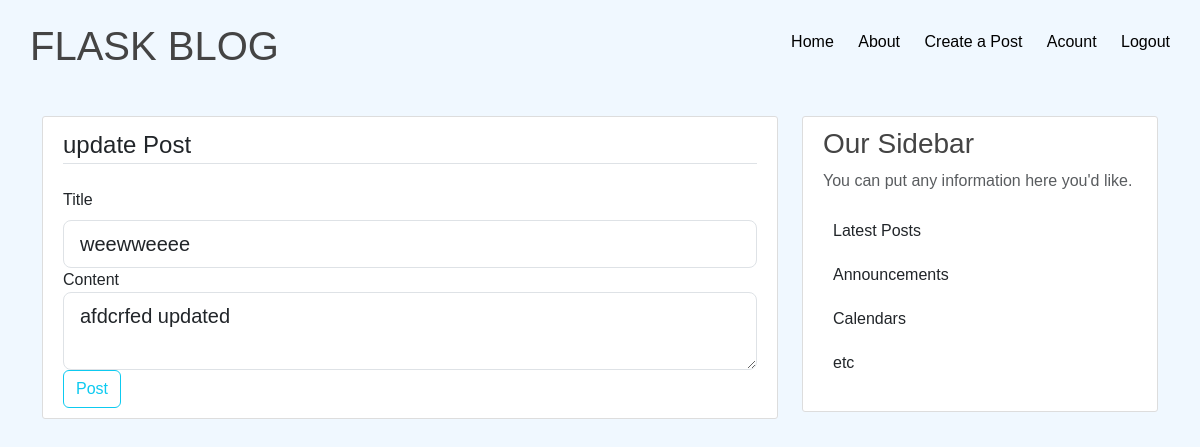
Page /post/10/update (signed in) on the earlier database version.
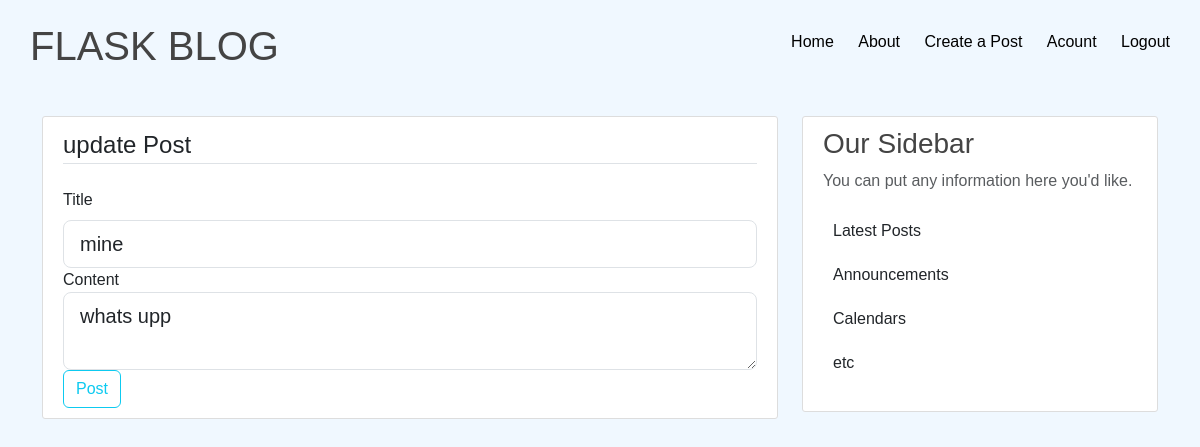
Same page on the later database version.
### flaskblog/modules.py (models this page shows, shortened)
class Post(db.Model):
    id = db.Column(db.Integer, primary_key=True)
    title = db.Column(db.String(100), nullable=False)
    date_posted = db.Column(db.DateTime, nullable=False, default=datetime.utcnow)
    content = db.Column(db.Text(2000), nullable=False)
    user_id = db.Column(db.Integer(), db.ForeignKey('user.id'), nullable=False)

### flaskblog/routes.py (the view)
@app.route("/post/<int:post_id>/update",methods=['GET','POST'])
@login_required
def update_post(post_id):
    post = Post.query.get_or_404(post_id)
    if post.author != current_user:
        abort(403)
    form = PostForm()
    if form.validate_on_submit():
        post.title= form.title.data
        post.content = form.content.data
        db.session.commit()
        flash('Post has been updated succefully', 'success')
        return redirect(url_for('post', post_id=post.id))
    elif request.method == 'GET':
        form.title.data = post.title
        form.content.data = post.content
    return render_template('create_post.html', title='update post', form=form, legend= 'update Post')

### flaskblog/files.py
class PostForm(FlaskForm):
    title = StringField('Title',validators=[DataRequired()])
    content = TextAreaField('Content',validators=[DataRequired()])
    submit = SubmitField('Post')

### flaskblog/modules.py (called while the page is built)
@login_manager.user_loader
def load_user(user_id):
    return User.query.get(int(user_id))

### flaskblog/templates/create_post.html (shortened to what this page needs)
{% extends "layout.html" %}
{% block body %}
    <div class="content-section">
        <form method="POST" action="">
            <fieldset class="form-group">
                <legend class="border-bottom mb-4">{{ legend }}</legend>
                <div class="form-group">
                    {{ form.title.label(class="form-label") }}
                    {% if form.title.errors %}
                        {{ form.title(class="form-control is-invalid") }}
                        <div class="invalid-feedback">
                            {% for error in form.title.errors %}
                                <span>{{ error }}</span>
                            {% endfor %}
                        </div>
                    {% else %}
                        {{ form.title(class="form-control form-control-lg") }}
                    {% endif %}
                </div>
                <div class="form-group">
                    {{ form.content.label(class="form-control-label") }}
                    {% if form.content.errors %}
                        {{ form.content(class="form-control form-control-lg is-invalid") }}
                        <div class="invalid-feedback">
                            {% for error in form.content.errors %}
                                <span>{{ error }}</span>
                            {% endfor %}
                        </div>
                    {% else %}
                        {{ form.content(class="form-control form-control-lg") }}
                    {% endif %}
                </div>
            </fieldset>
            <div class="form-group">
                {{ form.submit(class="btn btn-outline-info") }}
            </div>
        </form>
    </div>
{% endblock body %}

Differences in the rows shown:
changed Post: title "weewweeee" → "mine"; content "afdcrfed updated" → "whats upp"
